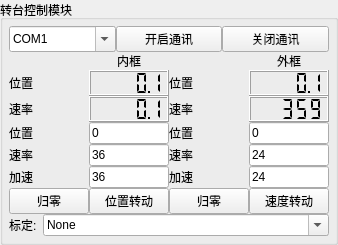
        <widget class="QGroupBox" name="groupBox">
         <property name="sizePolicy">
          <sizepolicy hsizetype="Preferred" vsizetype="Fixed">
           <horstretch>0</horstretch>
           <verstretch>0</verstretch>
          </sizepolicy>
         </property>
         <property name="title">
          <string>转台控制模块</string>
         </property>
         <layout class="QVBoxLayout" name="verticalLayout">
          <property name="spacing">
           <number>0</number>
          </property>
          <property name="leftMargin">
           <number>6</number>
          </property>
          <property name="topMargin">
           <number>6</number>
          </property>
          <property name="rightMargin">
           <number>6</number>
          </property>
          <property name="bottomMargin">
           <number>6</number>
          </property>
          <item>
           <widget class="QWidget" name="widget" native="true">
            <layout class="QHBoxLayout" name="horizontalLayout">
             <property name="spacing">
              <number>0</number>
             </property>
             <property name="leftMargin">
              <number>0</number>
             </property>
             <property name="topMargin">
              <number>0</number>
             </property>
             <property name="rightMargin">
              <number>0</number>
             </property>
             <property name="bottomMargin">
              <number>0</number>
             </property>
             <item>
              <widget class="QComboBox" name="comboBox_turntable_com">
               <property name="sizePolicy">
                <sizepolicy hsizetype="Minimum" vsizetype="Minimum">
                 <horstretch>0</horstretch>
                 <verstretch>0</verstretch>
                </sizepolicy>
               </property>
               <property name="toolTip">
                <string>&lt;html&gt;&lt;head/&gt;&lt;body&gt;&lt;p&gt;串口&lt;/p&gt;&lt;/body&gt;&lt;/html&gt;</string>
               </property>
               <property name="editable">
                <bool>true</bool>
               </property>
               <item>
                <property name="text">
                 <string>COM1</string>
                </property>
               </item>
               <item>
                <property name="text">
                 <string>COM2</string>
                </property>
               </item>
               <item>
                <property name="text">
                 <string>COM3</string>
                </property>
               </item>
               <item>
                <property name="text">
                 <string>COM4</string>
                </property>
               </item>
               <item>
                <property name="text">
                 <string>COM5</string>
                </property>
               </item>
              </widget>
             </item>
             <item>
              <widget class="QPushButton" name="pushButton_turntable_open">
               <property name="sizePolicy">
                <sizepolicy hsizetype="Ignored" vsizetype="Fixed">
                 <horstretch>0</horstretch>
                 <verstretch>0</verstretch>
                </sizepolicy>
               </property>
               <property name="text">
                <string>开启通讯</string>
               </property>
              </widget>
             </item>
             <item>
              <widget class="QPushButton" name="pushButton_turntable_close">
               <property name="sizePolicy">
                <sizepolicy hsizetype="Ignored" vsizetype="Fixed">
                 <horstretch>0</horstretch>
                 <verstretch>0</verstretch>
                </sizepolicy>
               </property>
               <property name="text">
                <string>关闭通讯</string>
               </property>
              </widget>
             </item>
            </layout>
           </widget>
          </item>
          <item>
           <widget class="QWidget" name="widget_3" native="true">
            <layout class="QGridLayout" name="gridLayout">
             <property name="leftMargin">
              <number>0</number>
             </property>
             <property name="topMargin">
              <number>0</number>
             </property>
             <property name="rightMargin">
              <number>0</number>
             </property>
             <property name="bottomMargin">
              <number>0</number>
             </property>
             <property name="spacing">
              <number>0</number>
             </property>
             <item row="3" column="3">
              <widget class="QLineEdit" name="lineEdit_outside_location">
               <property name="sizePolicy">
                <sizepolicy hsizetype="Ignored" vsizetype="Fixed">
                 <horstretch>0</horstretch>
                 <verstretch>0</verstretch>
                </sizepolicy>
               </property>
               <property name="text">
                <string>0</string>
               </property>
              </widget>
             </item>
             <item row="5" column="3">
              <widget class="QLineEdit" name="lineEdit_outside_acceleration">
               <property name="sizePolicy">
                <sizepolicy hsizetype="Ignored" vsizetype="Fixed">
                 <horstretch>0</horstretch>
                 <verstretch>0</verstretch>
                </sizepolicy>
               </property>
               <property name="text">
                <string>24</string>
               </property>
              </widget>
             </item>
             <item row="4" column="3">
              <widget class="QLineEdit" name="lineEdit_outside_speed">
               <property name="sizePolicy">
                <sizepolicy hsizetype="Ignored" vsizetype="Fixed">
                 <horstretch>0</horstretch>
                 <verstretch>0</verstretch>
                </sizepolicy>
               </property>
               <property name="text">
                <string>24</string>
               </property>
              </widget>
             </item>
             <item row="6" column="0">
              <widget class="QPushButton" name="pushButton_inside_reset">
               <property name="sizePolicy">
                <sizepolicy hsizetype="Minimum" vsizetype="Preferred">
                 <horstretch>0</horstretch>
                 <verstretch>0</verstretch>
                </sizepolicy>
               </property>
               <property name="minimumSize">
                <size>
                 <width>40</width>
                 <height>0</height>
                </size>
               </property>
               <property name="text">
                <string>归零</string>
               </property>
              </widget>
             </item>
             <item row="1" column="2">
              <widget class="QLabel" name="label_2">
               <property name="text">
                <string>位置</string>
               </property>
              </widget>
             </item>
             <item row="4" column="2">
              <widget class="QLabel" name="label_6">
               <property name="text">
                <string>速率</string>
               </property>
              </widget>
             </item>
             <item row="2" column="0">
              <widget class="QLabel" name="label_3">
               <property name="text">
                <string>速率</string>
               </property>
              </widget>
             </item>
             <item row="1" column="0">
              <widget class="QLabel" name="label">
               <property name="text">
                <string>位置</string>
               </property>
              </widget>
             </item>
             <item row="3" column="0">
              <widget class="QLabel" name="label_8">
               <property name="text">
                <string>位置</string>
               </property>
              </widget>
             </item>
             <item row="1" column="1">
              <widget class="QLCDNumber" name="lcdNumber_inside_location">
               <property name="sizePolicy">
                <sizepolicy hsizetype="Ignored" vsizetype="Preferred">
                 <horstretch>0</horstretch>
                 <verstretch>0</verstretch>
                </sizepolicy>
               </property>
               <property name="minimumSize">
                <size>
                 <width>0</width>
                 <height>26</height>
                </size>
               </property>
               <property name="smallDecimalPoint">
                <bool>true</bool>
               </property>
               <property name="digitCount">
                <number>5</number>
               </property>
               <property name="mode">
                <enum>QLCDNumber::Dec</enum>
               </property>
               <property name="segmentStyle">
                <enum>QLCDNumber::Flat</enum>
               </property>
               <property name="value" stdset="0">
                <double>0.100000000000000</double>
               </property>
              </widget>
             </item>
             <item row="6" column="2">
              <widget class="QPushButton" name="pushButton_outside_reset">
               <property name="sizePolicy">
                <sizepolicy hsizetype="Preferred" vsizetype="Fixed">
                 <horstretch>0</horstretch>
                 <verstretch>0</verstretch>
                </sizepolicy>
               </property>
               <property name="minimumSize">
                <size>
                 <width>40</width>
                 <height>0</height>
                </size>
               </property>
               <property name="text">
                <string>归零</string>
               </property>
              </widget>
             </item>
             <item row="1" column="3">
              <widget class="QLCDNumber" name="lcdNumber_outside_location">
               <property name="sizePolicy">
                <sizepolicy hsizetype="Ignored" vsizetype="Preferred">
                 <horstretch>0</horstretch>
                 <verstretch>0</verstretch>
                </sizepolicy>
               </property>
               <property name="minimumSize">
                <size>
                 <width>0</width>
                 <height>26</height>
                </size>
               </property>
               <property name="smallDecimalPoint">
                <bool>true</bool>
               </property>
               <property name="digitCount">
                <number>5</number>
               </property>
               <property name="mode">
                <enum>QLCDNumber::Dec</enum>
               </property>
               <property name="segmentStyle">
                <enum>QLCDNumber::Flat</enum>
               </property>
               <property name="value" stdset="0">
                <double>0.100000000000000</double>
               </property>
              </widget>
             </item>
             <item row="2" column="1">
              <widget class="QLCDNumber" name="lcdNumber_inside_speed">
               <property name="sizePolicy">
                <sizepolicy hsizetype="Ignored" vsizetype="Preferred">
                 <horstretch>0</horstretch>
                 <verstretch>0</verstretch>
                </sizepolicy>
               </property>
               <property name="minimumSize">
                <size>
                 <width>0</width>
                 <height>26</height>
                </size>
               </property>
               <property name="smallDecimalPoint">
                <bool>true</bool>
               </property>
               <property name="digitCount">
                <number>5</number>
               </property>
               <property name="mode">
                <enum>QLCDNumber::Dec</enum>
               </property>
               <property name="segmentStyle">
                <enum>QLCDNumber::Flat</enum>
               </property>
               <property name="value" stdset="0">
                <double>0.100000000000000</double>
               </property>
              </widget>
             </item>
             <item row="0" column="1">
              <widget class="QLabel" name="label_9">
               <property name="sizePolicy">
                <sizepolicy hsizetype="Preferred" vsizetype="Fixed">
                 <horstretch>0</horstretch>
                 <verstretch>0</verstretch>
                </sizepolicy>
               </property>
               <property name="text">
                <string>内框</string>
               </property>
               <property name="alignment">
                <set>Qt::AlignCenter</set>
               </property>
              </widget>
             </item>
             <item row="3" column="1">
              <widget class="QLineEdit" name="lineEdit_inside_location">
               <property name="sizePolicy">
                <sizepolicy hsizetype="Ignored" vsizetype="Fixed">
                 <horstretch>0</horstretch>
                 <verstretch>0</verstretch>
                </sizepolicy>
               </property>
               <property name="text">
                <string>0</string>
               </property>
              </widget>
             </item>
             <item row="6" column="1">
              <widget class="QPushButton" name="pushButton_start_location">
               <property name="text">
                <string>位置转动</string>
               </property>
              </widget>
             </item>
             <item row="3" column="2">
              <widget class="QLabel" name="label_7">
               <property name="text">
                <string>位置</string>
               </property>
              </widget>
             </item>
             <item row="6" column="3">
              <widget class="QPushButton" name="pushButton_start_speed">
               <property name="text">
                <string>速度转动</string>
               </property>
              </widget>
             </item>
             <item row="0" column="3">
              <widget class="QLabel" name="label_10">
               <property name="sizePolicy">
                <sizepolicy hsizetype="Preferred" vsizetype="Fixed">
                 <horstretch>0</horstretch>
                 <verstretch>0</verstretch>
                </sizepolicy>
               </property>
               <property name="text">
                <string>外框</string>
               </property>
               <property name="alignment">
                <set>Qt::AlignCenter</set>
               </property>
              </widget>
             </item>
             <item row="5" column="0">
              <widget class="QLabel" name="label_12">
               <property name="text">
                <string>加速</string>
               </property>
              </widget>
             </item>
             <item row="4" column="1">
              <widget class="QLineEdit" name="lineEdit_inside_speed">
               <property name="sizePolicy">
                <sizepolicy hsizetype="Ignored" vsizetype="Fixed">
                 <horstretch>0</horstretch>
                 <verstretch>0</verstretch>
                </sizepolicy>
               </property>
               <property name="text">
                <string>36</string>
               </property>
              </widget>
             </item>
             <item row="2" column="3">
              <widget class="QLCDNumber" name="lcdNumber_outside_speed">
               <property name="sizePolicy">
                <sizepolicy hsizetype="Ignored" vsizetype="Preferred">
                 <horstretch>0</horstretch>
                 <verstretch>0</verstretch>
                </sizepolicy>
               </property>
               <property name="minimumSize">
                <size>
                 <width>0</width>
                 <height>26</height>
                </size>
               </property>
               <property name="smallDecimalPoint">
                <bool>true</bool>
               </property>
               <property name="digitCount">
                <number>5</number>
               </property>
               <property name="mode">
                <enum>QLCDNumber::Dec</enum>
               </property>
               <property name="segmentStyle">
                <enum>QLCDNumber::Flat</enum>
               </property>
               <property name="value" stdset="0">
                <double>359.000000000000000</double>
               </property>
               <property name="intValue" stdset="0">
                <number>359</number>
               </property>
              </widget>
             </item>
             <item row="4" column="0">
              <widget class="QLabel" name="label_5">
               <property name="text">
                <string>速率</string>
               </property>
              </widget>
             </item>
             <item row="5" column="1">
              <widget class="QLineEdit" name="lineEdit_inside_acceleration">
               <property name="sizePolicy">
                <sizepolicy hsizetype="Ignored" vsizetype="Fixed">
                 <horstretch>0</horstretch>
                 <verstretch>0</verstretch>
                </sizepolicy>
               </property>
               <property name="text">
                <string>36</string>
               </property>
              </widget>
             </item>
             <item row="2" column="2">
              <widget class="QLabel" name="label_4">
               <property name="text">
                <string>速率</string>
               </property>
              </widget>
             </item>
             <item row="5" column="2">
              <widget class="QLabel" name="label_13">
               <property name="text">
                <string>加速</string>
               </property>
              </widget>
             </item>
            </layout>
           </widget>
          </item>
          <item>
           <widget class="QWidget" name="widget" native="true">
            <layout class="QHBoxLayout" name="horizontalLayout_8">
             <property name="leftMargin">
              <number>0</number>
             </property>
             <property name="topMargin">
              <number>0</number>
             </property>
             <property name="rightMargin">
              <number>0</number>
             </property>
             <property name="bottomMargin">
              <number>0</number>
             </property>
             <item>
              <widget class="QLabel" name="label_30">
               <property name="sizePolicy">
                <sizepolicy hsizetype="Maximum" vsizetype="Preferred">
                 <horstretch>0</horstretch>
                 <verstretch>0</verstretch>
                </sizepolicy>
               </property>
               <property name="text">
                <string>标定:</string>
               </property>
              </widget>
             </item>
             <item>
              <widget class="QComboBox" name="comboBox_turntable_rule">
               <property name="sizePolicy">
                <sizepolicy hsizetype="Preferred" vsizetype="Minimum">
                 <horstretch>0</horstretch>
                 <verstretch>0</verstretch>
                </sizepolicy>
               </property>
               <property name="editable">
                <bool>true</bool>
               </property>
               <item>
                <property name="text">
                 <string>None</string>
                </property>
               </item>
              </widget>
             </item>
            </layout>
           </widget>
          </item>
         </layout>
        </widget>
